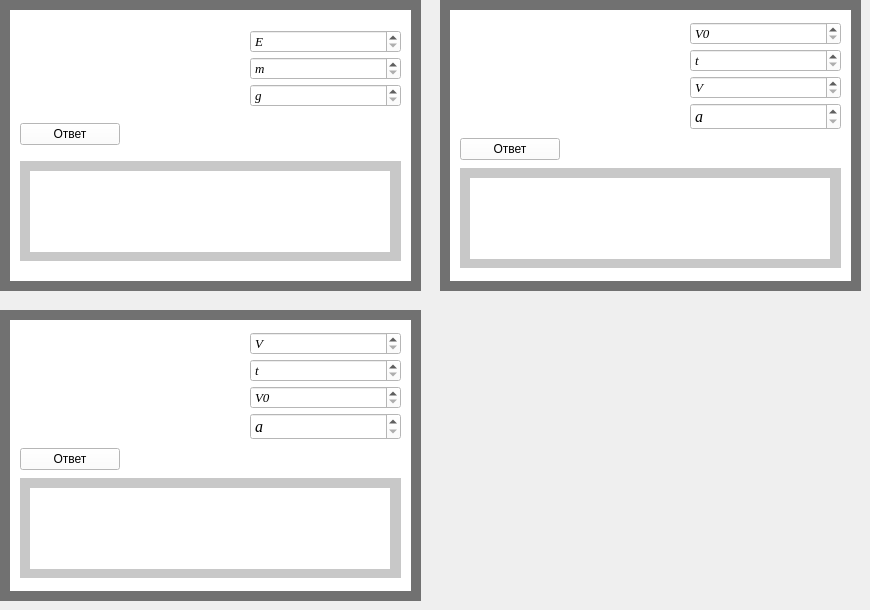
      <widget class="QWidget" name="tab_4">
       <attribute name="title">
        <string>Энергия</string>
       </attribute>
       <widget class="QWidget" name="widget_25" native="true">
        <property name="geometry">
         <rect>
          <x>0</x>
          <y>0</y>
          <width>421</width>
          <height>291</height>
         </rect>
        </property>
        <property name="styleSheet">
         <string notr="true">background-color: rgb(0, 0, 0);
background-color: rgb(113, 113, 113);</string>
        </property>
        <widget class="QWidget" name="widget_26" native="true">
         <property name="geometry">
          <rect>
           <x>10</x>
           <y>10</y>
           <width>401</width>
           <height>271</height>
          </rect>
         </property>
         <property name="styleSheet">
          <string notr="true">background-color: rgb(255, 255, 255);</string>
         </property>
         <widget class="QWidget" name="verticalLayoutWidget_30">
          <property name="geometry">
           <rect>
            <x>10</x>
            <y>0</y>
            <width>381</width>
            <height>271</height>
           </rect>
          </property>
          <layout class="QVBoxLayout" name="verticalLayout_37">
           <property name="topMargin">
            <number>10</number>
           </property>
           <property name="bottomMargin">
            <number>10</number>
           </property>
           <item>
            <layout class="QHBoxLayout" name="horizontalLayout_21">
             <property name="spacing">
              <number>50</number>
             </property>
             <item>
              <widget class="QLabel" name="label_41">
               <property name="minimumSize">
                <size>
                 <width>180</width>
                 <height>0</height>
                </size>
               </property>
               <property name="styleSheet">
                <string notr="true">background-color: rgb(255, 255, 255);</string>
               </property>
               <property name="text">
                <string/>
               </property>
               <property name="pixmap">
                <pixmap>D:/Downloads/Закон сохранения механической энергpdf (1).png</pixmap>
               </property>
              </widget>
             </item>
             <item>
              <layout class="QVBoxLayout" name="verticalLayout_38">
               <property name="spacing">
                <number>4</number>
               </property>
               <item>
                <widget class="QSpinBox" name="spinBox_41">
                 <property name="font">
                  <font>
                   <family>Times New Roman</family>
                   <pointsize>10</pointsize>
                   <italic>true</italic>
                  </font>
                 </property>
                 <property name="specialValueText">
                  <string>E</string>
                 </property>
                 <property name="maximum">
                  <number>1000000000</number>
                 </property>
                </widget>
               </item>
               <item>
                <widget class="QSpinBox" name="spinBox_40">
                 <property name="font">
                  <font>
                   <family>Times New Roman</family>
                   <pointsize>10</pointsize>
                   <italic>true</italic>
                  </font>
                 </property>
                 <property name="specialValueText">
                  <string>m</string>
                 </property>
                 <property name="maximum">
                  <number>1000000000</number>
                 </property>
                </widget>
               </item>
               <item>
                <widget class="QSpinBox" name="spinBox_36">
                 <property name="font">
                  <font>
                   <family>Times New Roman</family>
                   <pointsize>10</pointsize>
                   <italic>true</italic>
                  </font>
                 </property>
                 <property name="specialValueText">
                  <string>g</string>
                 </property>
                 <property name="maximum">
                  <number>1000000000</number>
                 </property>
                </widget>
               </item>
              </layout>
             </item>
            </layout>
           </item>
           <item>
            <widget class="QPushButton" name="pushButton">
             <property name="minimumSize">
              <size>
               <width>100</width>
               <height>0</height>
              </size>
             </property>
             <property name="maximumSize">
              <size>
               <width>100</width>
               <height>16777215</height>
              </size>
             </property>
             <property name="text">
              <string>Ответ</string>
             </property>
            </widget>
           </item>
           <item>
            <widget class="QWidget" name="widget_68" native="true">
             <property name="minimumSize">
              <size>
               <width>0</width>
               <height>100</height>
              </size>
             </property>
             <property name="maximumSize">
              <size>
               <width>400</width>
               <height>100</height>
              </size>
             </property>
             <property name="styleSheet">
              <string notr="true">background-color: rgb(200, 200, 200);</string>
             </property>
             <widget class="QLabel" name="label_35">
              <property name="geometry">
               <rect>
                <x>10</x>
                <y>10</y>
                <width>360</width>
                <height>81</height>
               </rect>
              </property>
              <property name="minimumSize">
               <size>
                <width>360</width>
                <height>0</height>
               </size>
              </property>
              <property name="maximumSize">
               <size>
                <width>360</width>
                <height>16777215</height>
               </size>
              </property>
              <property name="styleSheet">
               <string notr="true">background-color: rgb(255, 255, 255);</string>
              </property>
              <property name="text">
               <string/>
              </property>
             </widget>
            </widget>
           </item>
          </layout>
         </widget>
        </widget>
       </widget>
       <widget class="QWidget" name="widget_27" native="true">
        <property name="geometry">
         <rect>
          <x>0</x>
          <y>310</y>
          <width>421</width>
          <height>291</height>
         </rect>
        </property>
        <property name="styleSheet">
         <string notr="true">background-color: rgb(0, 0, 0);
background-color: rgb(113, 113, 113);</string>
        </property>
        <widget class="QWidget" name="widget_28" native="true">
         <property name="geometry">
          <rect>
           <x>10</x>
           <y>10</y>
           <width>401</width>
           <height>271</height>
          </rect>
         </property>
         <property name="styleSheet">
          <string notr="true">background-color: rgb(255, 255, 255);</string>
         </property>
         <widget class="QWidget" name="verticalLayoutWidget_31">
          <property name="geometry">
           <rect>
            <x>10</x>
            <y>10</y>
            <width>381</width>
            <height>251</height>
           </rect>
          </property>
          <layout class="QVBoxLayout" name="verticalLayout_39">
           <item>
            <layout class="QHBoxLayout" name="horizontalLayout_22">
             <property name="spacing">
              <number>50</number>
             </property>
             <item>
              <widget class="QLabel" name="label_43">
               <property name="minimumSize">
                <size>
                 <width>180</width>
                 <height>0</height>
                </size>
               </property>
               <property name="styleSheet">
                <string notr="true">background-color: rgb(255, 255, 255);</string>
               </property>
               <property name="text">
                <string/>
               </property>
               <property name="pixmap">
                <pixmap>D:/Downloads/Закон сохранения механической энергии. Упр 22.pdf.png</pixmap>
               </property>
              </widget>
             </item>
             <item>
              <layout class="QVBoxLayout" name="verticalLayout_16">
               <property name="spacing">
                <number>4</number>
               </property>
               <item>
                <widget class="QSpinBox" name="spinBox_45">
                 <property name="font">
                  <font>
                   <family>Times New Roman</family>
                   <pointsize>10</pointsize>
                   <italic>true</italic>
                  </font>
                 </property>
                 <property name="specialValueText">
                  <string>V</string>
                 </property>
                 <property name="maximum">
                  <number>1000000000</number>
                 </property>
                </widget>
               </item>
               <item>
                <widget class="QSpinBox" name="spinBox_44">
                 <property name="font">
                  <font>
                   <family>Times New Roman</family>
                   <pointsize>10</pointsize>
                   <italic>true</italic>
                  </font>
                 </property>
                 <property name="specialValueText">
                  <string>t</string>
                 </property>
                 <property name="maximum">
                  <number>1000000000</number>
                 </property>
                </widget>
               </item>
               <item>
                <widget class="QSpinBox" name="spinBox_43">
                 <property name="font">
                  <font>
                   <family>Times New Roman</family>
                   <pointsize>10</pointsize>
                   <italic>true</italic>
                  </font>
                 </property>
                 <property name="specialValueText">
                  <string>V0</string>
                 </property>
                 <property name="maximum">
                  <number>1000000000</number>
                 </property>
                </widget>
               </item>
               <item>
                <widget class="QSpinBox" name="spinBox_46">
                 <property name="font">
                  <font>
                   <family>Times New Roman</family>
                   <pointsize>12</pointsize>
                   <italic>true</italic>
                  </font>
                 </property>
                 <property name="specialValueText">
                  <string>a</string>
                 </property>
                 <property name="maximum">
                  <number>1000000000</number>
                 </property>
                </widget>
               </item>
              </layout>
             </item>
            </layout>
           </item>
           <item>
            <widget class="QPushButton" name="pushButton_3">
             <property name="minimumSize">
              <size>
               <width>100</width>
               <height>0</height>
              </size>
             </property>
             <property name="maximumSize">
              <size>
               <width>100</width>
               <height>16777215</height>
              </size>
             </property>
             <property name="text">
              <string>Ответ</string>
             </property>
            </widget>
           </item>
           <item>
            <widget class="QWidget" name="widget_69" native="true">
             <property name="minimumSize">
              <size>
               <width>0</width>
               <height>100</height>
              </size>
             </property>
             <property name="maximumSize">
              <size>
               <width>400</width>
               <height>100</height>
              </size>
             </property>
             <property name="styleSheet">
              <string notr="true">background-color: rgb(200, 200, 200);</string>
             </property>
             <widget class="QLabel" name="label_46">
              <property name="geometry">
               <rect>
                <x>10</x>
                <y>10</y>
                <width>360</width>
                <height>81</height>
               </rect>
              </property>
              <property name="minimumSize">
               <size>
                <width>360</width>
                <height>0</height>
               </size>
              </property>
              <property name="maximumSize">
               <size>
                <width>360</width>
                <height>16777215</height>
               </size>
              </property>
              <property name="styleSheet">
               <string notr="true">background-color: rgb(255, 255, 255);</string>
              </property>
              <property name="text">
               <string/>
              </property>
             </widget>
            </widget>
           </item>
          </layout>
         </widget>
        </widget>
       </widget>
       <widget class="QWidget" name="widget_29" native="true">
        <property name="geometry">
         <rect>
          <x>440</x>
          <y>0</y>
          <width>421</width>
          <height>291</height>
         </rect>
        </property>
        <property name="styleSheet">
         <string notr="true">background-color: rgb(0, 0, 0);
background-color: rgb(113, 113, 113);</string>
        </property>
        <widget class="QWidget" name="widget_30" native="true">
         <property name="geometry">
          <rect>
           <x>10</x>
           <y>10</y>
           <width>401</width>
           <height>271</height>
          </rect>
         </property>
         <property name="styleSheet">
          <string notr="true">background-color: rgb(255, 255, 255);</string>
         </property>
         <widget class="QWidget" name="verticalLayoutWidget_32">
          <property name="geometry">
           <rect>
            <x>10</x>
            <y>10</y>
            <width>381</width>
            <height>251</height>
           </rect>
          </property>
          <layout class="QVBoxLayout" name="verticalLayout_40">
           <item>
            <layout class="QHBoxLayout" name="horizontalLayout_23">
             <property name="spacing">
              <number>50</number>
             </property>
             <item>
              <widget class="QLabel" name="label_45">
               <property name="minimumSize">
                <size>
                 <width>180</width>
                 <height>0</height>
                </size>
               </property>
               <property name="styleSheet">
                <string notr="true">background-color: rgb(255, 255, 255);</string>
               </property>
               <property name="text">
                <string/>
               </property>
               <property name="pixmap">
                <pixmap>D:/Downloads/Закон сохранения механической энергии. Упр 22.pdf (1).png</pixmap>
               </property>
              </widget>
             </item>
             <item>
              <layout class="QVBoxLayout" name="verticalLayout_41">
               <property name="spacing">
                <number>4</number>
               </property>
               <item>
                <widget class="QSpinBox" name="spinBox_47">
                 <property name="font">
                  <font>
                   <family>Times New Roman</family>
                   <pointsize>10</pointsize>
                   <italic>true</italic>
                  </font>
                 </property>
                 <property name="specialValueText">
                  <string>V0</string>
                 </property>
                 <property name="maximum">
                  <number>1000000000</number>
                 </property>
                </widget>
               </item>
               <item>
                <widget class="QSpinBox" name="spinBox_48">
                 <property name="font">
                  <font>
                   <family>Times New Roman</family>
                   <pointsize>10</pointsize>
                   <italic>true</italic>
                  </font>
                 </property>
                 <property name="specialValueText">
                  <string>t</string>
                 </property>
                 <property name="maximum">
                  <number>1000000000</number>
                 </property>
                </widget>
               </item>
               <item>
                <widget class="QSpinBox" name="spinBox_49">
                 <property name="font">
                  <font>
                   <family>Times New Roman</family>
                   <pointsize>10</pointsize>
                   <italic>true</italic>
                  </font>
                 </property>
                 <property name="specialValueText">
                  <string>V</string>
                 </property>
                 <property name="maximum">
                  <number>1000000000</number>
                 </property>
                </widget>
               </item>
               <item>
                <widget class="QSpinBox" name="spinBox_50">
                 <property name="font">
                  <font>
                   <family>Times New Roman</family>
                   <pointsize>12</pointsize>
                   <italic>true</italic>
                  </font>
                 </property>
                 <property name="specialValueText">
                  <string>a</string>
                 </property>
                 <property name="maximum">
                  <number>1000000000</number>
                 </property>
                </widget>
               </item>
              </layout>
             </item>
            </layout>
           </item>
           <item>
            <widget class="QPushButton" name="pushButton_2">
             <property name="minimumSize">
              <size>
               <width>100</width>
               <height>0</height>
              </size>
             </property>
             <property name="maximumSize">
              <size>
               <width>100</width>
               <height>16777215</height>
              </size>
             </property>
             <property name="text">
              <string>Ответ</string>
             </property>
            </widget>
           </item>
           <item>
            <widget class="QWidget" name="widget_70" native="true">
             <property name="minimumSize">
              <size>
               <width>0</width>
               <height>100</height>
              </size>
             </property>
             <property name="maximumSize">
              <size>
               <width>400</width>
               <height>100</height>
              </size>
             </property>
             <property name="styleSheet">
              <string notr="true">background-color: rgb(200, 200, 200);</string>
             </property>
             <widget class="QLabel" name="label_47">
              <property name="geometry">
               <rect>
                <x>10</x>
                <y>10</y>
                <width>360</width>
                <height>81</height>
               </rect>
              </property>
              <property name="minimumSize">
               <size>
                <width>360</width>
                <height>0</height>
               </size>
              </property>
              <property name="maximumSize">
               <size>
                <width>360</width>
                <height>16777215</height>
               </size>
              </property>
              <property name="styleSheet">
               <string notr="true">background-color: rgb(255, 255, 255);</string>
              </property>
              <property name="text">
               <string/>
              </property>
             </widget>
            </widget>
           </item>
          </layout>
         </widget>
        </widget>
       </widget>
      </widget>
